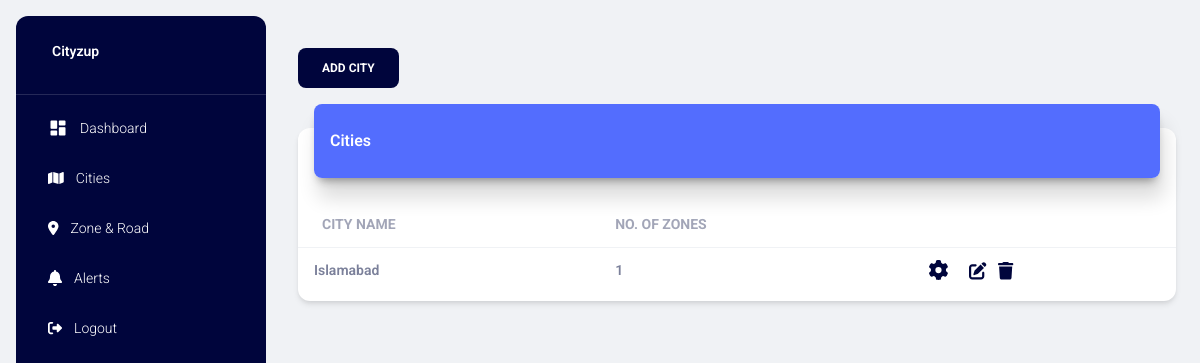
The page /cities/ (signed in) on the database as committed earlier.
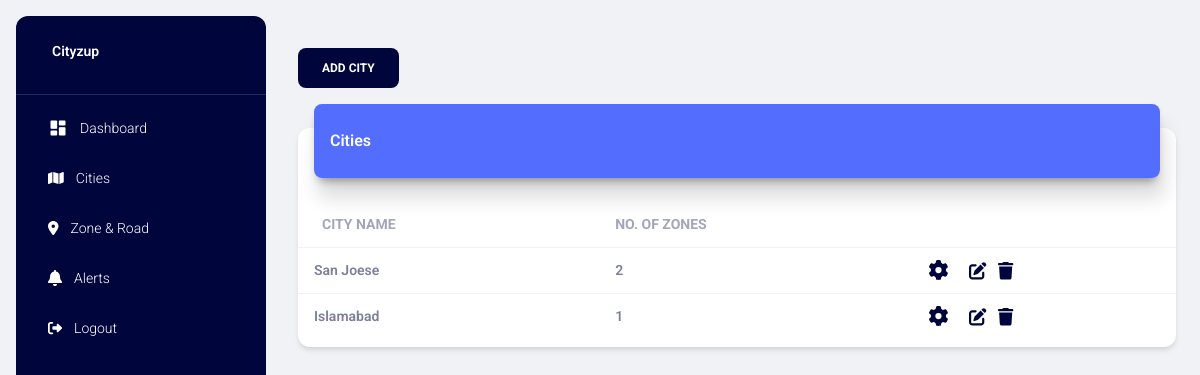
The same page on the database as committed later.
### project/models.py (models this page shows)
class Guide(db.Model):
    g_id = db.Column(db.Integer, primary_key=True)
    g_title = db.Column(db.String(255), nullable=False)
    g_coins_for_first_alert = db.Column(db.Integer, nullable=False)
    g_coins_for_confirm_alert = db.Column(db.Integer, nullable=False)
    g_coins_for_close_alert = db.Column(db.Integer, nullable=False)

### project/main.py (the view)
@main.route("/cities/")
@login_required
def cities():
    cities = db.session.query(
        Guide.g_id,
        Guide.g_title,
        db.func.count(Zone.z_id).label('point_count'),
        Guide.g_coins_for_first_alert,
        Guide.g_coins_for_confirm_alert,
        Guide.g_coins_for_close_alert
    ) \
        .outerjoin(Zone, Zone.g_id == Guide.g_id) \
        .group_by(Guide.g_id, Guide.g_coins_for_first_alert,  Guide.g_coins_for_confirm_alert,
                  Guide.g_coins_for_close_alert) \
        .order_by(Guide.g_id.desc()) \
        .all()
    title = 'Cities'
    page_title = 'Cities'
    return render_template('cities.html', cities=cities, page_title=page_title, title=title)

### project/models.py (called while the page is built)
@login_manager.user_loader
def load_user(user_id):
    return User.query.get(int(user_id))

### project/templates/cities.html (shortened to what the changed rows need)
{% extends "layout.html" %} {% block title %} {% endblock %} {% block content %}
<div class="container-fluid py-4">
    <div class="row">
        <div class="col-12">
            <div class="card my-4">
                <div class="card-body px-0 pb-2">
                    <div class="table-responsive p-0">
                        {% if cities|length > 0 %}
                            <table class="table align-items-center mb-0">
                                <thead>
                                    <tr>
                                        <th class="text-uppercase text-secondary text-sm font-weight-bolder opacity-7">
                                            City Name
                                        </th>
                                        <th class="text-uppercase text-secondary text-sm font-weight-bolder opacity-7 ps-2">
                                            No. of Zones
                                        </th>
                                        <th class="text-secondary opacity-7"></th>
                                    </tr>
                                </thead>
                                <tbody>
                                    {% for city in cities %}
                                        <tr>
                                            <td>
                                                <div class="d-flex px-2 py-1">
                                                    <div class="d-flex flex-column justify-content-center">
                                                        <p class="text-sm font-weight-bold mb-0">{{ city.g_title }}</p>
                                                    </div>
                                                </div>
                                            </td>
                                            <td>
                                                <p class="text-sm font-weight-bold mb-0">{{ city.point_count }}</p>
                                            </td>
                                            <td class="align-middle">
                                                <a href="#" data-gid="{{ city.g_id }}"
                                                data-firstcoin="{{city.g_coins_for_first_alert}}"
                                                data-confirmcoin="{{city.g_coins_for_confirm_alert}}"
                                                data-closecoin="{{city.g_coins_for_close_alert}}"
                                                data-bs-toggle="modal" data-bs-target="#modalCitySettings" class="openModalCitySettings">
                                                    <i class="fa-solid fa-gear fa-lg icon-dark"></i>
                                                </a>
                                                <a href="#" data-gid="{{ city.g_id }}" data-gtitle="{{ city.g_title }}" class="text-secondary font-weight-bold text-sm openEditModalGuide" data-toggle="tooltip" data-original-title="Edit" data-bs-toggle="modal" data-bs-target="#modalEditGuide">
                                                    <i class="fa-solid fa-pen-to-square fa-lg icon-dark "></i>
                                                </a>
                                                <a href="#" data-gid="{{ city.g_id }}" class="text-secondary font-weight-bold text-sm deleteGuideBtn" data-toggle="tooltip" data-original-title="Delete">
                                                    <i class="fa-solid fa-trash fa-lg icon-dark"></i>
                                                </a>
                                            </td>
                                        </tr>
                                    {% endfor %}
                                </tbody>
                            </table>
                        {% else %}
                            <h4 class="text-center">There are currently no data available.</h4>
                        {% endif %}
                    </div>
                </div>
            </div>
        </div>
    </div>
</div>
{% endblock %}

Rows that differ between the two databases and show on the page:
added Guide: g_title "San Joese", point_count "2"
